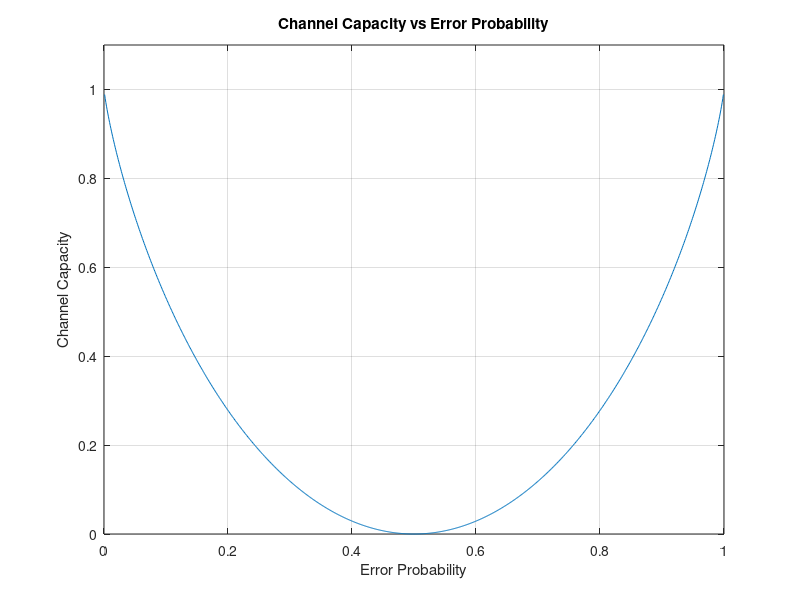

Reproduce this figure in MATLAB.
clc;

%error probability vector
p1 = 0.001:0.001:1;

%Channel capacity vector calculation
Ci = zeros(1,length(p1));
for i=1:length(p1)
    Ci(i)=1+p1(i)*log2(p1(i))+(1-p1(i))*log2(1-p1(i));
end

% plotting channel capacity vs error probabilty 
plot(p1,Ci);
grid on;
title('Channel Capacity vs Error Probability');
xlabel('Error Probability');
ylabel('Channel Capacity');
axis([0 1 0 1.1]);